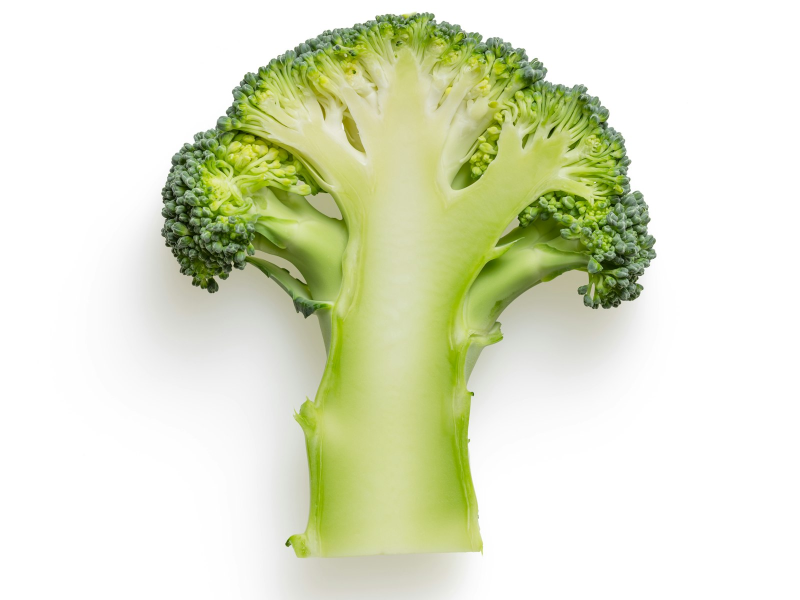
#> input picture scratch/test_images/turmeric.jpg, 1600 x 1200 px (shown at 1/2 size)
$ python -i build_full_catalog_and_assets.py   (imports and definitions only)
#> lines starting #> are read from the running program, lines starting #| are printed output that depends on the picture
#> further down, picture is the input picture: PIL image 1600x1200 RGB; mean R, G, B 222.9, 227.8, 201.1
import os
import json
import urllib.request
from PIL import Image, ImageDraw, ImageFont

# [1 line not run here, left out]
brain_dir = r'C:\Users\ASUS\.gemini\antigravity-ide\brain\75dbab15-dcd1-4171-b7dd-92f343211c1a'

# Generated images from artifact dir
generated_map = {
    'groundnut-peanut-kernels': os.path.join(brain_dir, 'groundnut_peanuts_1792050177629.jpg'),
    'sesame-seeds': os.path.join(brain_dir, 'sesame_seeds_1792050354701.jpg'),
    'kabuli-chickpeas': os.path.join(brain_dir, 'kabuli_chickpeas_1792050373382.jpg'),
    'brinjal-eggplant': os.path.join(brain_dir, 'brinjal_eggplant_1792050398294.jpg'),
    'green-peas': os.path.join(brain_dir, 'green_peas_1792050417187.jpg'),
    'drumstick-moringa': os.path.join(brain_dir, 'drumstick_moringa_1792050442168.jpg'),
    'mustard-seeds': os.path.join(brain_dir, 'mustard_seeds_1792050465118.jpg'),
    'star-anise': os.path.join(brain_dir, 'star_anise_1792050490959.jpg'),
    'bay-leaf': os.path.join(brain_dir, 'bay_leaf_1792050514786.jpg'),
    'makrana-white-marble': os.path.join(brain_dir, 'makrana_white_marble_1792050540859.jpg'),
    'black-galaxy-granite': os.path.join(brain_dir, 'black_galaxy_granite_1792050584897.jpg'),
    'pebbles-river-gravel': os.path.join(brain_dir, 'river_gravel_1792050611573.jpg'),
    'bhagwa-pomegranate': os.path.join(brain_dir, 'pomegranate_1792050632991.jpg')
}

# Verified real image URLs for other products
verified_urls = {
    '1121-basmati-rice': 'https://upload.wikimedia.org/wikipedia/commons/thumb/0/07/Khyma_and_Basmati_rice.jpg/1280px-Khyma_and_Basmati_rice.jpg',
    'milling-wheat': 'https://upload.wikimedia.org/wikipedia/commons/thumb/a/a3/Wheat_close-up.jpg/1280px-Wheat_close-up.jpg',
    'yellow-maize': 'https://upload.wikimedia.org/wikipedia/commons/thumb/9/91/Corn_cobs.jpg/1280px-Corn_cobs.jpg',
    'soybean': 'https://upload.wikimedia.org/wikipedia/commons/thumb/0/00/Soybean.USDA.jpg/1280px-Soybean.USDA.jpg',
    'nashik-red-onion': 'https://upload.wikimedia.org/wikipedia/commons/thumb/2/25/Onion_on_White.JPG/1280px-Onion_on_White.JPG',
    'potato': 'https://upload.wikimedia.org/wikipedia/commons/thumb/a/ab/Patates.jpg/1280px-Patates.jpg',
    'tomato': 'https://upload.wikimedia.org/wikipedia/commons/thumb/8/89/Tomato_je.jpg/1280px-Tomato_je.jpg',
    'garlic': 'https://upload.wikimedia.org/wikipedia/commons/thumb/4/4b/Garlic_Press_%26_Garlic.jpg/1280px-Garlic_Press_%26_Garlic.jpg',
    'ginger': 'https://upload.wikimedia.org/wikipedia/commons/thumb/4/48/Ginger_Root.jpg/1280px-Ginger_Root.jpg',
    'green-chilli': 'https://upload.wikimedia.org/wikipedia/commons/thumb/4/48/Green_chilli.jpg/1280px-Green_chilli.jpg',
    'okra-lady-finger': 'https://upload.wikimedia.org/wikipedia/commons/thumb/9/95/Hong_Kong_Okra_Aug_25_2012.JPG/1280px-Hong_Kong_Okra_Aug_25_2012.JPG',
    'cauliflower': 'https://upload.wikimedia.org/wikipedia/commons/thumb/2/2f/Chou-fleur_02.jpg/1280px-Chou-fleur_02.jpg',
    'cabbage': 'https://upload.wikimedia.org/wikipedia/commons/thumb/6/6f/Cabbage_and_cross_section_on_white.jpg/1280px-Cabbage_and_cross_section_on_white.jpg',
    'carrot': 'https://upload.wikimedia.org/wikipedia/commons/thumb/a/a2/Vegetable-Carrot-Bundle-wStalks.jpg/1280px-Vegetable-Carrot-Bundle-wStalks.jpg',
    'cavendish-banana': 'https://upload.wikimedia.org/wikipedia/commons/thumb/9/9b/Cavendish_Banana_DS.jpg/1280px-Cavendish_Banana_DS.jpg',
    'lemon': 'https://upload.wikimedia.org/wikipedia/commons/thumb/e/e4/P1030323.JPG/1280px-P1030323.JPG',
    'pineapple': 'https://upload.wikimedia.org/wikipedia/commons/thumb/c/cb/Pineapple_and_cross_section.jpg/1280px-Pineapple_and_cross_section.jpg',
    'black-pepper': 'https://upload.wikimedia.org/wikipedia/commons/thumb/c/c5/Black_peppercorns.jpg/1280px-Black_peppercorns.jpg',
    'coriander-seeds': 'https://upload.wikimedia.org/wikipedia/commons/thumb/8/87/Coriandrum_sativum_seeds.jpg/1280px-Coriandrum_sativum_seeds.jpg',
    'green-cardamom': 'https://upload.wikimedia.org/wikipedia/commons/thumb/6/66/02017_0119_Kardamom%2C_Winter_in_den_Beskiden.jpg/1280px-02017_0119_Kardamom%2C_Winter_in_den_Beskiden.jpg',
    'cloves': 'https://upload.wikimedia.org/wikipedia/commons/thumb/4/44/Cloves_dried.jpg/1280px-Cloves_dried.jpg',
    'cinnamon': 'https://upload.wikimedia.org/wikipedia/commons/thumb/d/de/Cinnamomum_verum_spices.jpg/1280px-Cinnamomum_verum_spices.jpg',
    'fennel-seeds': 'https://upload.wikimedia.org/wikipedia/commons/thumb/6/6d/Fennel_seed.jpg/1280px-Fennel_seed.jpg',
    'almonds': 'https://upload.wikimedia.org/wikipedia/commons/thumb/3/37/Almonds_-_in_shell%2C_shell_cracked_open%2C_shelled%2C_blanched.jpg/1280px-Almonds_-_in_shell%2C_shell_cracked_open%2C_shelled%2C_blanched.jpg',
    'walnuts': 'https://upload.wikimedia.org/wikipedia/commons/thumb/b/b2/Walnuts_-_whole_and_open_with_halved_kernel.jpg/1280px-Walnuts_-_whole_and_open_with_halved_kernel.jpg',
    'raisins': 'https://upload.wikimedia.org/wikipedia/commons/thumb/7/7d/Raisins_01.jpg/1280px-Raisins_01.jpg',
    'dates': 'https://upload.wikimedia.org/wikipedia/commons/thumb/0/05/Dried_dates.jpg/1280px-Dried_dates.jpg',
    'apricots': 'https://upload.wikimedia.org/wikipedia/commons/thumb/a/a2/Dried_apricots.jpg/1280px-Dried_apricots.jpg',
    'cobblestones': 'https://upload.wikimedia.org/wikipedia/commons/thumb/e/e0/Paving_stones_Belgrade.jpg/1280px-Paving_stones_Belgrade.jpg'
}

# Local existing assets that are 100% accurate
local_accurate = {
    'turmeric': 'public/images/turmeric.jpg',
    'cumin-seeds': 'public/images/cumin.jpg'
}

def crop_and_save_4x3(img, out_path_base):
#> called with out_path_base = 'out.png'
    w, h = img.size
    target_ratio = 4.0 / 3.0
    current_ratio = w / float(h)

    if current_ratio > target_ratio:
        new_w = int(h * target_ratio)
        offset = (w - new_w) // 2
        crop_box = (offset, 0, offset + new_w, h)
    else:
        new_h = int(w / target_ratio)
        offset = (h - new_h) // 2
        crop_box = (0, offset, w, offset + new_h)

    cropped = img.crop(crop_box).resize((1200, 900), Image.Resampling.LANCZOS)
    cropped.save(f'{out_path_base}.webp', 'WEBP', quality=82)

    # Detail gallery 2 (closer zoom on center-left)
    w_c, h_c = cropped.size
    z1 = cropped.crop((int(w_c * 0.12), int(h_c * 0.12), int(w_c * 0.88), int(h_c * 0.88))).resize((1200, 900), Image.Resampling.LANCZOS)
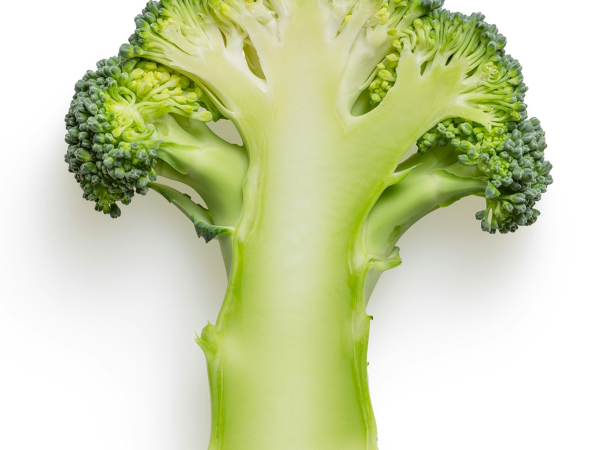
#> z1: PIL image 1200x900 RGB (shown at 1/2 size); mean R, G, B 206.1, 213.6, 172.5
    z1.save(f'{out_path_base}-2.webp', 'WEBP', quality=82)

    # Detail gallery 3 (angle crop with soft tone)
    z2 = cropped.crop((int(w_c * 0.2), int(h_c * 0.08), int(w_c * 0.95), int(h_c * 0.82))).resize((1200, 900), Image.Resampling.LANCZOS)
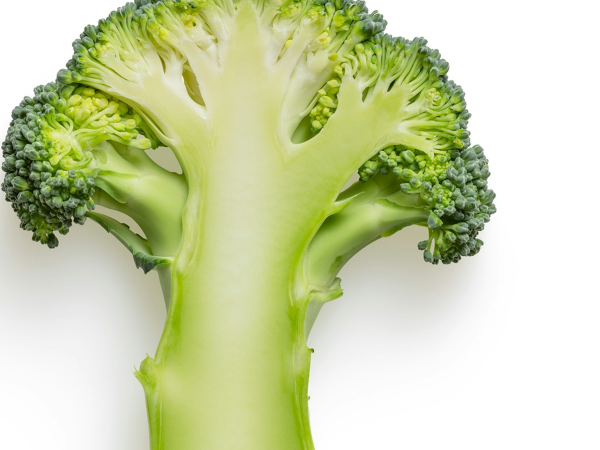
#> z2: PIL image 1200x900 RGB (shown at 1/2 size); mean R, G, B 204.2, 212.1, 169.4
#> (the rest of the program and of its run is left out)
